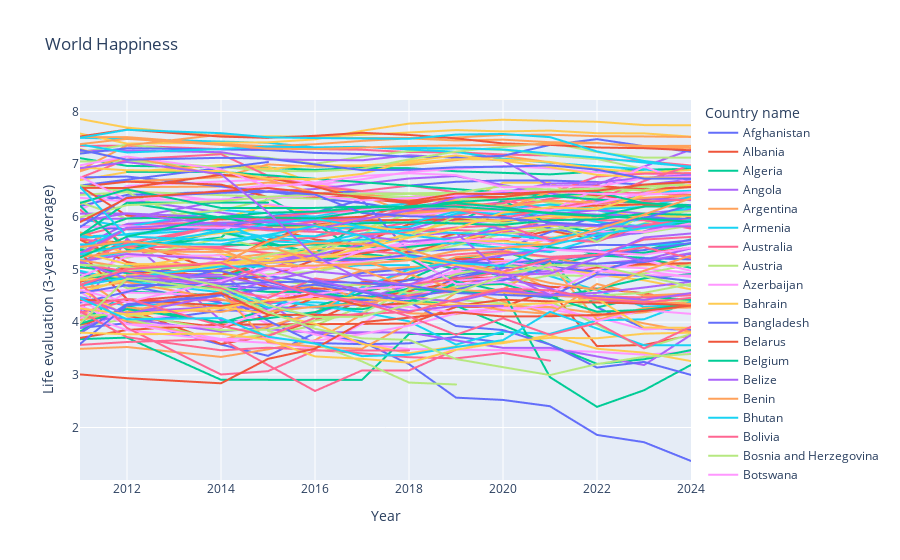

This figure's notebook cell:
### Code cell
fig = px.line(happiness, x="Year", y="Life evaluation (3-year average)", color="Country name", title="World Happiness")
fig = fig.show()
